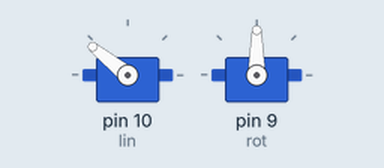
The sketch below on a simulated Arduino Uno, built with avr-gcc and run on an emulated ATmega328P. Parts: 2 × servo.

Above: at 0.05 s.
At 5.95 s:
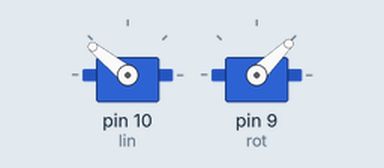
At 11.95 s:
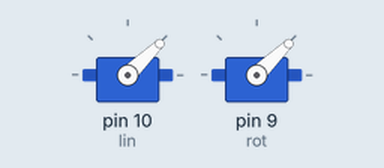
At 23.95 s:
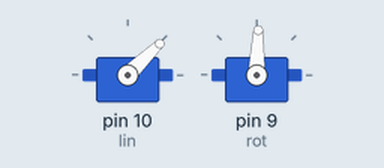
Timing chart, 0 to 31.2 s (numbered marks = the images above):
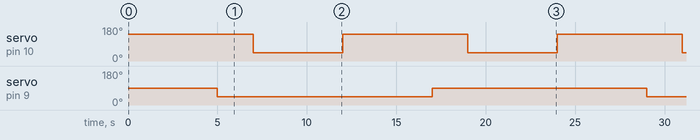

Measured:
- by itself, servo on pin 10 (lin): alternates 141° for 7.0 s and 44° for 5.0 s
- by itself, servo on pin 9 (rot): alternates 88° for 12.0 s and 44° for 12.0 s

The sketch:

Servo_Test.ino
```cpp
#include <Servo.h>

Servo lin;
Servo rot;

void setup() {
  lin.attach(10);
  rot.attach(9);
  Serial.begin(9600);
}

void loop() {
  moveServo(lin, 2000, 5000);
  moveServo(rot, 1000, 2000);
  moveServo(lin, 1000, 5000);
  moveServo(lin, 2000, 5000);
  moveServo(rot, 1450, 2000);
  moveServo(lin, 1000, 5000);
}
```

Functions.ino
```cpp
void moveServo(Servo &servo, int position, int duration) {
  servo.writeMicroseconds(position);
  delay(duration);
}
```
